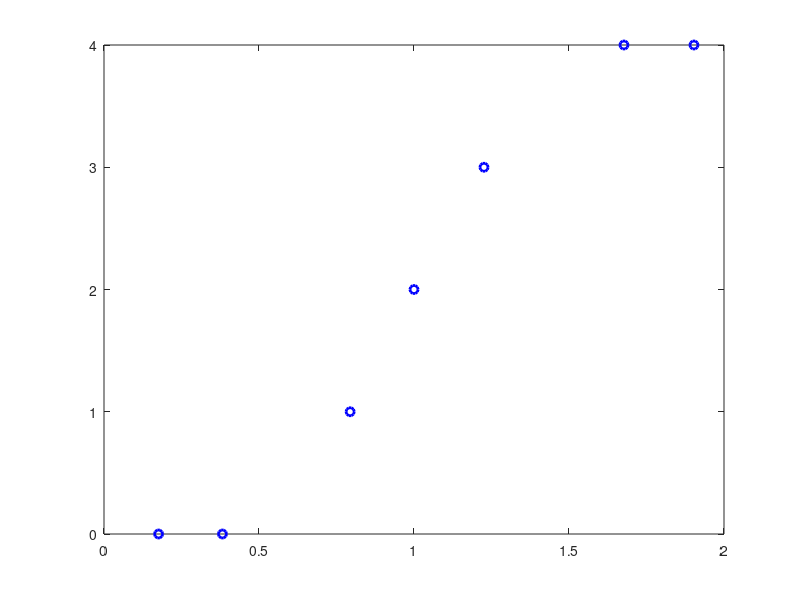

Write the MATLAB code that produced this figure.
threshCont = .10;

minCont = .015;
maxCont = .80;


cont2 = 10^(log10(minCont*100)+.25*(log10(threshCont*100) - log10(minCont*100)))/100;
cont3 = 10^(log10(threshCont*100)-.25*(log10(threshCont*100) - log10(minCont*100)))/100;
cont5 = 10^(log10(threshCont*100)+.25*(log10(maxCont*100) - log10(threshCont*100)))/100;
cont6 = 10^(log10(maxCont*100)-.25*(log10(maxCont*100) - log10(threshCont*100)))/100;


contLevels = [minCont,cont2,cont3,threshCont,cont5,cont6,maxCont];


plot(log10(contLevels.*100),[0,0,1:3,4,4],'bo','LineWidth',2)